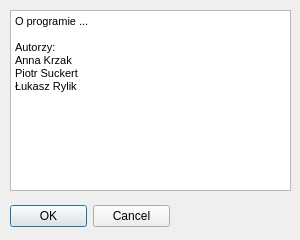
<?xml version="1.0" encoding="UTF-8"?>
<ui version="4.0">
 <class>About</class>
 <widget class="QDialog" name="About">
  <property name="windowModality">
   <enum>Qt::WindowModal</enum>
  </property>
  <property name="geometry">
   <rect>
    <x>0</x>
    <y>0</y>
    <width>300</width>
    <height>240</height>
   </rect>
  </property>
  <property name="windowTitle">
   <string>O programie</string>
  </property>
  <property name="modal">
   <bool>true</bool>
  </property>
  <widget class="QDialogButtonBox" name="buttonBox">
   <property name="geometry">
    <rect>
     <x>10</x>
     <y>200</y>
     <width>160</width>
     <height>32</height>
    </rect>
   </property>
   <property name="orientation">
    <enum>Qt::Horizontal</enum>
   </property>
   <property name="standardButtons">
    <set>QDialogButtonBox::Cancel|QDialogButtonBox::Ok</set>
   </property>
  </widget>
  <widget class="QTextBrowser" name="textBrowser">
   <property name="geometry">
    <rect>
     <x>10</x>
     <y>10</y>
     <width>281</width>
     <height>181</height>
    </rect>
   </property>
   <property name="html">
    <string>&lt;!DOCTYPE HTML PUBLIC &quot;-//W3C//DTD HTML 4.0//EN&quot; &quot;http://www.w3.org/TR/REC-html40/strict.dtd&quot;&gt;
&lt;html&gt;&lt;head&gt;&lt;meta name=&quot;qrichtext&quot; content=&quot;1&quot; /&gt;&lt;style type=&quot;text/css&quot;&gt;
p, li { white-space: pre-wrap; }
&lt;/style&gt;&lt;/head&gt;&lt;body style=&quot; font-family:'MS Shell Dlg 2'; font-size:8.25pt; font-weight:400; font-style:normal;&quot;&gt;
&lt;p style=&quot; margin-top:0px; margin-bottom:0px; margin-left:0px; margin-right:0px; -qt-block-indent:0; text-indent:0px;&quot;&gt;&lt;span style=&quot; font-size:8pt;&quot;&gt;O programie ...&lt;/span&gt;&lt;/p&gt;
&lt;p style=&quot;-qt-paragraph-type:empty; margin-top:0px; margin-bottom:0px; margin-left:0px; margin-right:0px; -qt-block-indent:0; text-indent:0px; font-size:8pt;&quot;&gt;&lt;br /&gt;&lt;/p&gt;
&lt;p style=&quot; margin-top:0px; margin-bottom:0px; margin-left:0px; margin-right:0px; -qt-block-indent:0; text-indent:0px;&quot;&gt;&lt;span style=&quot; font-size:8pt;&quot;&gt;Autorzy:&lt;/span&gt;&lt;/p&gt;
&lt;p style=&quot; margin-top:0px; margin-bottom:0px; margin-left:0px; margin-right:0px; -qt-block-indent:0; text-indent:0px;&quot;&gt;&lt;span style=&quot; font-size:8pt;&quot;&gt;Anna Krzak&lt;/span&gt;&lt;/p&gt;
&lt;p style=&quot; margin-top:0px; margin-bottom:0px; margin-left:0px; margin-right:0px; -qt-block-indent:0; text-indent:0px;&quot;&gt;&lt;span style=&quot; font-size:8pt;&quot;&gt;Piotr Suckert&lt;/span&gt;&lt;/p&gt;
&lt;p style=&quot; margin-top:0px; margin-bottom:0px; margin-left:0px; margin-right:0px; -qt-block-indent:0; text-indent:0px;&quot;&gt;&lt;span style=&quot; font-size:8pt;&quot;&gt;Łukasz Rylik&lt;/span&gt;&lt;/p&gt;&lt;/body&gt;&lt;/html&gt;</string>
   </property>
  </widget>
 </widget>
 <resources/>
 <connections>
  <connection>
   <sender>buttonBox</sender>
   <signal>accepted()</signal>
   <receiver>About</receiver>
   <slot>accept()</slot>
   <hints>
    <hint type="sourcelabel">
     <x>248</x>
     <y>254</y>
    </hint>
    <hint type="destinationlabel">
     <x>157</x>
     <y>274</y>
    </hint>
   </hints>
  </connection>
  <connection>
   <sender>buttonBox</sender>
   <signal>rejected()</signal>
   <receiver>About</receiver>
   <slot>reject()</slot>
   <hints>
    <hint type="sourcelabel">
     <x>316</x>
     <y>260</y>
    </hint>
    <hint type="destinationlabel">
     <x>286</x>
     <y>274</y>
    </hint>
   </hints>
  </connection>
 </connections>
</ui>
